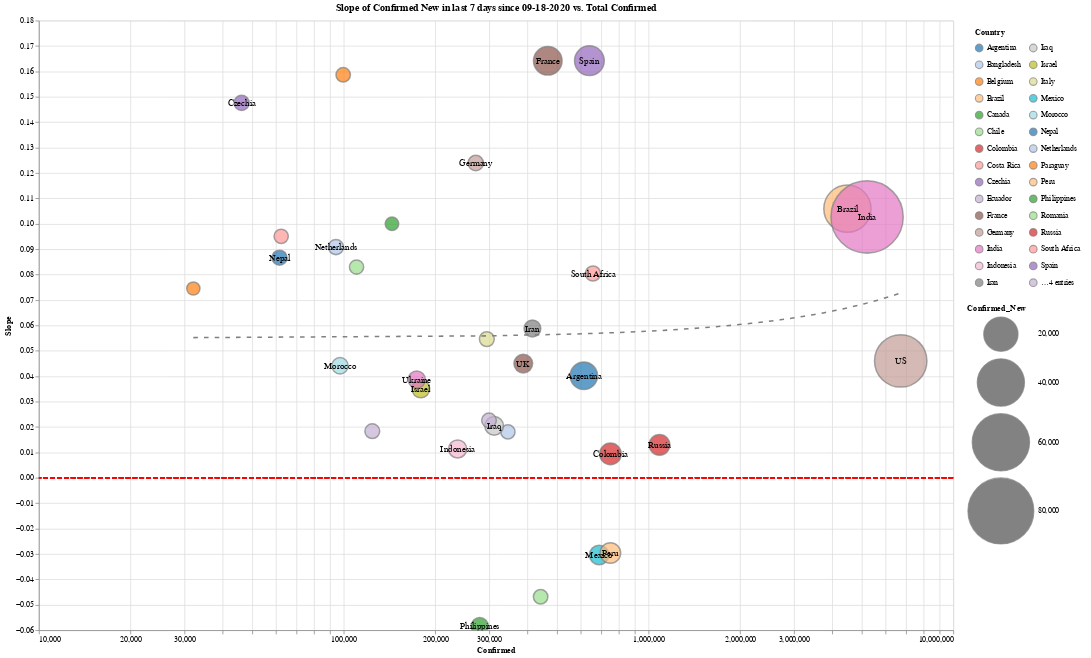

Notebook cell for this chart:
### Markdown cell above
# Country Level

### Code cell
slope_chart(country_level, 'Country', 0, xscale='log', limit=1000, scale=3, window=7).properties(
    width=1200,
    height=800
).interactive()

### Figure 1 — Vega-Lite specification as saved in the notebook (floating-point values rounded to 4 significant figures)
{"config": {"view": {"continuousWidth": 400, "continuousHeight": 300}}, "layer": [{"mark": {"type": "point", "filled": true, "stroke": "grey"}, "encoding": {"color": {"type": "nominal", "field": "Country", "legend": {"clipHeight": 20, "columns": 2, "padding": 10}, "scale": {"scheme": "category20"}}, "size": {"type": "quantitative", "field": "Confirmed_New", "scale": {"domain": [1014.0, 96420.0], "range": [300, 9000]}}, "tooltip": [{"type": "nominal", "field": "Country"}, {"type": "quantitative", "field": "Confirmed"}, {"type": "quantitative", "field": "Slope"}, {"type": "quantitative", "field": "Confirmed_New"}], "x": {"type": "quantitative", "axis": {"offset": 0}, "field": "Confirmed", "scale": {"type": "log"}}, "y": {"type": "quantitative", "axis": {"title": "Slope"}, "field": "Slope"}}, "selection": {"selector001": {"type": "interval", "bind": "scales", "encodings": ["x", "y"]}}, "title": "Slope of Confirmed New in last 7 days since 09-18-2020 vs. Total Confirmed"}, {"mark": "text", "encoding": {"color": {"value": "black"}, "size": {"value": 12}, "text": {"type": "nominal", "field": "Country"}, "tooltip": [{"type": "nominal", "field": "Country"}, {"type": "quantitative", "field": "Confirmed"}, {"type": "quantitative", "field": "Slope"}, {"type": "quantitative", "field": "Confirmed_New"}], "x": {"type": "quantitative", "axis": {"offset": 0}, "field": "Confirmed", "scale": {"type": "log"}}, "y": {"type": "quantitative", "axis": {"title": "Slope"}, "field": "Slope"}}, "title": "Slope of Confirmed New in last 7 days since 09-18-2020 vs. Total Confirmed", "transform": [{"filter": "(datum['Confirmed_New'] > 2000)"}]}, {"mark": {"type": "line", "strokeDash": [6, 8]}, "encoding": {"color": {"value": "grey"}, "size": {"value": 2}, "tooltip": [{"type": "nominal", "field": "Country"}, {"type": "quantitative", "field": "Confirmed"}, {"type": "quantitative", "field": "Slope"}, {"type": "quantitative", "field": "Confirmed_New"}], "x": {"type": "quantitative", "axis": {"offset": 0}, "field": "Confirmed", "scale": {"type": "log"}}, "y": {"type": "quantitative", "axis": {"title": "Slope"}, "field": "Slope"}}, "title": "Slope of Confirmed New in last 7 days since 09-18-2020 vs. Total Confirmed", "transform": [{"on": "Confirmed", "regression": "Slope", "method": "poly", "order": 1}]}, {"mark": {"type": "rule", "color": "red", "strokeDash": [6, 3]}, "encoding": {"y": {"type": "quantitative", "axis": {"title": ""}, "field": "a"}}, "transform": [{"calculate": "0", "as": "a"}]}], "data": {"name": "data-39e21999c0b16726a5741e8697301e7e"}, "height": 800, "width": 1200, "$schema": "https://vega.github.io/schema/vega-lite/v4.0.2.json", "datasets": {"data-39e21999c0b16726a5741e8697301e7e": [{"Country": "Argentina", "Date": "09-18-2020", "Confirmed": 613700.0, "Deaths": 12660.0, "Recovered": 467300.0, "Confirmed_New": 11940.0, "Deaths_New": 196.0, "Recovered_New": 10940.0, "Active": 133700.0, "Slope": 0.04013}, {"Country": "Bangladesh", "Date": "09-18-2020", "Confirmed": 345800.0, "Deaths": 4881.0, "Recovered": 252300.0, "Confirmed_New": 1541.0, "Deaths_New": 22.0, "Recovered_New": 1923.0, "Active": 88590.0, "Slope": 0.01807}, {"Country": "Belgium", "Date": "09-18-2020", "Confirmed": 99650.0, "Deaths": 9937.0, "Recovered": 18910.0, "Confirmed_New": 1673.0, "Deaths_New": 1.0, "Recovered_New": 54.0, "Active": 70800.0, "Slope": 0.1587}, {"Country": "Brazil", "Date": "09-18-2020", "Confirmed": 4495000.0, "Deaths": 135800.0, "Recovered": 3898000.0, "Confirmed_New": 39800.0, "Deaths_New": 858.0, "Recovered_New": 23600.0, "Active": 461900.0, "Slope": 0.1059}, {"Country": "Canada", "Date": "09-18-2020", "Confirmed": 144100.0, "Deaths": 9256.0, "Recovered": 125700.0, "Confirmed_New": 1174.0, "Deaths_New": 7.0, "Recovered_New": 670.0, "Active": 9143.0, "Slope": 0.1}, {"Country": "Chile", "Date": "09-18-2020", "Confirmed": 442800.0, "Deaths": 12200.0, "Recovered": 416000.0, "Confirmed_New": 1677.0, "Deaths_New": 57.0, "Recovered_New": 2053.0, "Active": 14650.0, "Slope": -0.04684}, {"Country": "Colombia", "Date": "09-18-2020", "Confirmed": 750500.0, "Deaths": 23660.0, "Recovered": 615500.0, "Confirmed_New": 6526.0, "Deaths_New": 0.0, "Recovered_New": 0.0, "Active": 111300.0, "Slope": 0.009394}, {"Country": "Costa Rica", "Date": "09-18-2020", "Confirmed": 62370.0, "Deaths": 686.0, "Recovered": 23160.0, "Confirmed_New": 1556.0, "Deaths_New": 20.0, "Recovered_New": 498.0, "Active": 38530.0, "Slope": 0.09506}, {"Country": "Czechia", "Date": "09-18-2020", "Confirmed": 46260.0, "Deaths": 495.0, "Recovered": 23860.0, "Confirmed_New": 2107.0, "Deaths_New": 6.0, "Recovered_New": 481.0, "Active": 21910.0, "Slope": 0.1476}, {"Country": "Ecuador", "Date": "09-18-2020", "Confirmed": 124100.0, "Deaths": 11040.0, "Recovered": 97060.0, "Confirmed_New": 1872.0, "Deaths_New": 15.0, "Recovered_New": 0.0, "Active": 16020.0, "Slope": 0.01835}, {"Country": "France", "Date": "09-18-2020", "Confirmed": 467400.0, "Deaths": 31260.0, "Recovered": 92700.0, "Confirmed_New": 13160.0, "Deaths_New": 154.0, "Recovered_New": 935.0, "Active": 343500.0, "Slope": 0.1642}, {"Country": "Germany", "Date": "09-18-2020", "Confirmed": 271200.0, "Deaths": 9386.0, "Recovered": 239700.0, "Confirmed_New": 2199.0, "Deaths_New": 10.0, "Recovered_New": 1217.0, "Active": 22210.0, "Slope": 0.1239}, {"Country": "India", "Date": "09-18-2020", "Confirmed": 5215000.0, "Deaths": 84370.0, "Recovered": 4113000.0, "Confirmed_New": 96420.0, "Deaths_New": 1174.0, "Recovered_New": 87470.0, "Active": 1018000.0, "Slope": 0.1027}, {"Country": "Indonesia", "Date": "09-18-2020", "Confirmed": 236500.0, "Deaths": 9336.0, "Recovered": 170800.0, "Confirmed_New": 3891.0, "Deaths_New": 114.0, "Recovered_New": 4088.0, "Active": 56410.0, "Slope": 0.01134}, {"Country": "Iran", "Date": "09-18-2020", "Confirmed": 416200.0, "Deaths": 23950.0, "Recovered": 355500.0, "Confirmed_New": 3049.0, "Deaths_New": 144.0, "Recovered_New": 1657.0, "Active": 36740.0, "Slope": 0.05876}, {"Country": "Iraq", "Date": "09-18-2020", "Confirmed": 311700.0, "Deaths": 8408.0, "Recovered": 245300.0, "Confirmed_New": 4305.0, "Deaths_New": 76.0, "Recovered_New": 4205.0, "Active": 57980.0, "Slope": 0.02046}, {"Country": "Israel", "Date": "09-18-2020", "Confirmed": 179100.0, "Deaths": 1196.0, "Recovered": 130000.0, "Confirmed_New": 3815.0, "Deaths_New": 27.0, "Recovered_New": 3695.0, "Active": 47850.0, "Slope": 0.03502}, {"Country": "Italy", "Date": "09-18-2020", "Confirmed": 294900.0, "Deaths": 35670.0, "Recovered": 216800.0, "Confirmed_New": 1907.0, "Deaths_New": 10.0, "Recovered_New": 853.0, "Active": 42460.0, "Slope": 0.05459}, {"Country": "Mexico", "Date": "09-18-2020", "Confirmed": 689000.0, "Deaths": 72800.0, "Recovered": 582100.0, "Confirmed_New": 4841.0, "Deaths_New": 624.0, "Recovered_New": 2964.0, "Active": 34040.0, "Slope": -0.0304}, {"Country": "Morocco", "Date": "09-18-2020", "Confirmed": 97260.0, "Deaths": 1755.0, "Recovered": 76690.0, "Confirmed_New": 2760.0, "Deaths_New": 41.0, "Recovered_New": 1760.0, "Active": 18820.0, "Slope": 0.04411}, {"Country": "Nepal", "Date": "09-18-2020", "Confirmed": 61590.0, "Deaths": 390.0, "Recovered": 43820.0, "Confirmed_New": 2020.0, "Deaths_New": 7.0, "Recovered_New": 871.0, "Active": 17380.0, "Slope": 0.08664}, {"Country": "Netherlands", "Date": "09-18-2020", "Confirmed": 94340.0, "Deaths": 6318.0, "Recovered": 2716.0, "Confirmed_New": 2083.0, "Deaths_New": 8.0, "Recovered_New": 406.0, "Active": 85310.0, "Slope": 0.09084}, {"Country": "Paraguay", "Date": "09-18-2020", "Confirmed": 32130.0, "Deaths": 611.0, "Recovered": 16920.0, "Confirmed_New": 1014.0, "Deaths_New": 27.0, "Recovered_New": 608.0, "Active": 14600.0, "Slope": 0.07452}, {"Country": "Peru", "Date": "09-18-2020", "Confirmed": 750100.0, "Deaths": 31150.0, "Recovered": 594500.0, "Confirmed_New": 5698.0, "Deaths_New": 95.0, "Recovered_New": 0.0, "Active": 124400.0, "Slope": -0.0296}, {"Country": "Philippines", "Date": "09-18-2020", "Confirmed": 279500.0, "Deaths": 4830.0, "Recovered": 208800.0, "Confirmed_New": 3237.0, "Deaths_New": 45.0, "Recovered_New": 694.0, "Active": 65910.0, "Slope": -0.05839}, {"Country": "Romania", "Date": "09-18-2020", "Confirmed": 110200.0, "Deaths": 4360.0, "Recovered": 88240.0, "Confirmed_New": 1527.0, "Deaths_New": 48.0, "Recovered_New": 44990.0, "Active": 17620.0, "Slope": 0.08297}, {"Country": "Russia", "Date": "09-18-2020", "Confirmed": 1087000.0, "Deaths": 19130.0, "Recovered": 898400.0, "Confirmed_New": 5803.0, "Deaths_New": 132.0, "Recovered_New": 5275.0, "Active": 169400.0, "Slope": 0.01296}, {"Country": "South Africa", "Date": "09-18-2020", "Confirmed": 657600.0, "Deaths": 15860.0, "Recovered": 586800.0, "Confirmed_New": 2055.0, "Deaths_New": 85.0, "Recovered_New": 1541.0, "Active": 54930.0, "Slope": 0.08043}, {"Country": "Spain", "Date": "09-18-2020", "Confirmed": 640000.0, "Deaths": 30500.0, "Recovered": 150400.0, "Confirmed_New": 14390.0, "Deaths_New": 90.0, "Recovered_New": 0.0, "Active": 459200.0, "Slope": 0.1642}, {"Country": "Turkey", "Date": "09-18-2020", "Confirmed": 299800.0, "Deaths": 7377.0, "Recovered": 264800.0, "Confirmed_New": 1771.0, "Deaths_New": 62.0, "Recovered_New": 1060.0, "Active": 27630.0, "Slope": 0.02261}, {"Country": "UK", "Date": "09-18-2020", "Confirmed": 388400.0, "Deaths": 41820.0, "Recovered": 2213.0, "Confirmed_New": 4329.0, "Deaths_New": 27.0, "Recovered_New": 12.0, "Active": 344400.0, "Slope": 0.04497}, {"Country": "US", "Date": "09-18-2020", "Confirmed": 6724000.0, "Deaths": 198600.0, "Recovered": 2556000.0, "Confirmed_New": 49520.0, "Deaths_New": 937.0, "Recovered_New": 16130.0, "Active": 3969000.0, "Slope": 0.04601}, {"Country": "Ukraine", "Date": "09-18-2020", "Confirmed": 173700.0, "Deaths": 3535.0, "Recovered": 78270.0, "Confirmed_New": 3330.0, "Deaths_New": 70.0, "Recovered_New": 1637.0, "Active": 91900.0, "Slope": 0.03865}]}}
